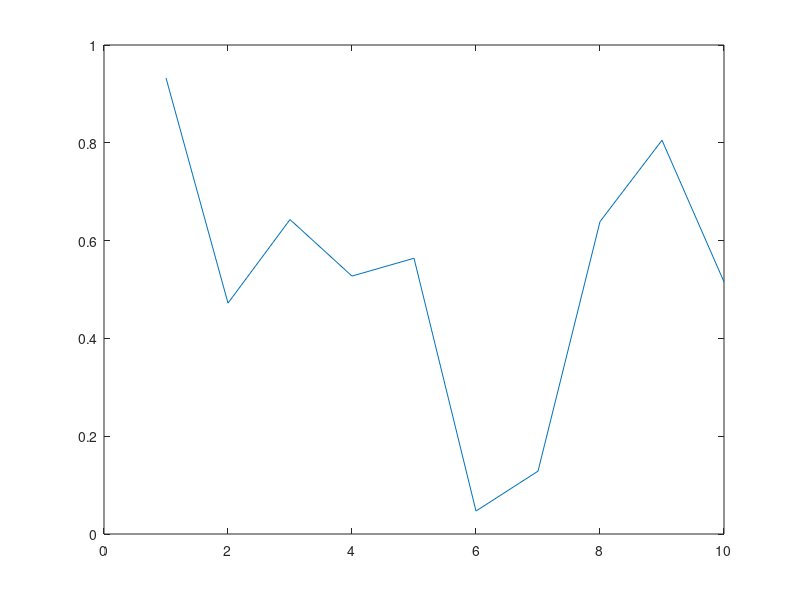
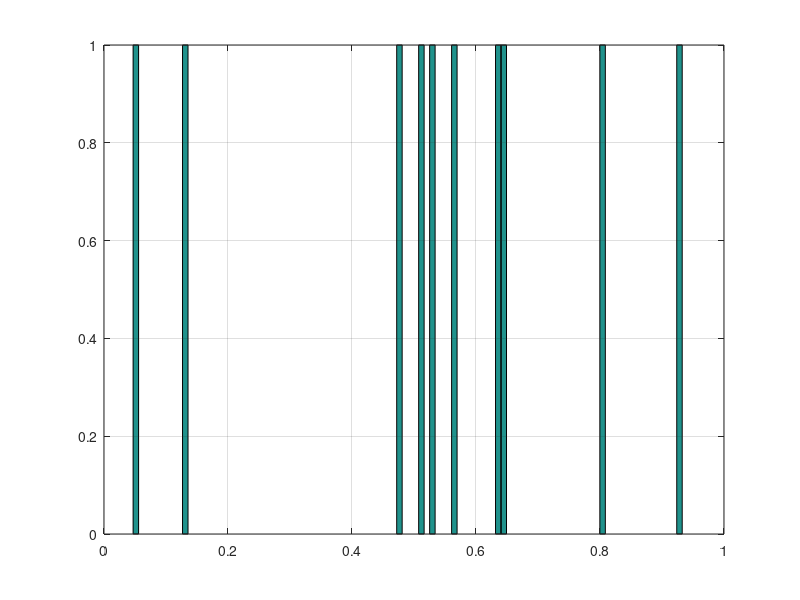

Write MATLAB code to recreate these figures, in order.
% Define the length of the noise signal
length = 10;

% Generate random noise
noise = rand(length, 1);
%noise = randn(length,1); 

% Plot the noise signal
plot(noise);

figure(2); 
hist(noise,100); 
%[f,xi] = ksdensity(noise);
%plot(xi,f);
grid on; 
